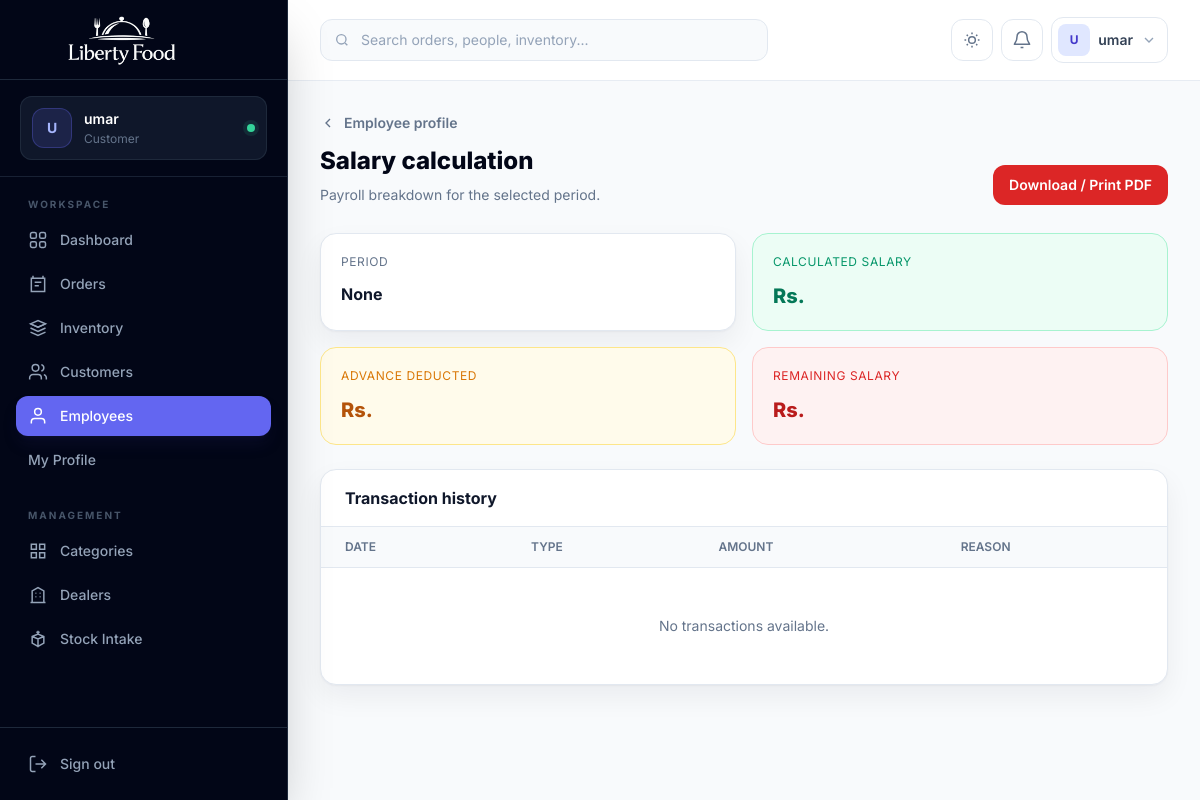
Page /people/customer/employees/5/calculate/ (signed in) on the committed database.
### accounts/models.py (models this page shows, shortened)
class CustomUser(AbstractUser):
    email = models.EmailField(unique=True)
    ROLE_CHOICES = (
        ('admin', 'Admin'),
        ('employee', 'Employee'),
        ('customer', 'Customer'),
    )
    role = models.CharField(
        max_length=20,
        choices=ROLE_CHOICES,
        default='customer'
    )
    phone = models.CharField(
        max_length=15,
        blank=True,
        null=True
    )
    profile_image = models.ImageField(
        upload_to='profiles/',
        blank=True,
        null=True
    )

### people_app/views.py (the view, shortened to what this page needs)
# urls.py: path('employees/<int:employee_id>/calculate/', views.calculate_salary, name='calculate_salary'),
@admin_required
def calculate_salary(request, employee_id):
    employee = get_object_or_404(Employee, id=employee_id)
    transactions = EmployeeTransaction.objects.filter(employee=employee)
    context = {
        "employee": employee,
        "transactions": transactions,
        "calculated_salary": None,
        "advance_used": None,
        "remaining_salary": None,
        "period": None,
    }
    return render(request, "calculate_salary.html", context)

### templates/calculate_salary.html (shortened to what this page needs)
{% extends "base.html" %}
{% block content %}
<div class="mb-7 flex flex-col gap-4 sm:flex-row sm:items-end sm:justify-between"><div><a href="{% url 'employee_detail' employee.id %}" class="mb-3 inline-flex items-center gap-2 text-sm font-semibold text-slate-500 hover:text-indigo-600"><svg class="h-4 w-4" viewBox="0 0 24 24" fill="none" stroke="currentColor" stroke-width="2"><path d="m15 18-6-6 6-6"/></svg> Employee profile</a><h1 class="text-2xl font-extrabold text-slate-950 dark:text-white">Salary calculation</h1><p class="mt-2 text-sm text-slate-500">Payroll breakdown for the selected period.</p></div><button onclick="window.print()" class="no-print rounded-xl bg-red-600 px-4 py-2.5 text-sm font-semibold text-white">Download / Print PDF</button></div>
<section class="grid gap-4 sm:grid-cols-2 xl:grid-cols-4"><div class="rounded-2xl border border-slate-200 bg-white p-5 shadow-soft dark:border-slate-800 dark:bg-slate-900"><p class="text-xs uppercase tracking-wider text-slate-500">Period</p><p class="mt-3 font-bold text-slate-900 dark:text-white">{{ period }}</p></div><div class="rounded-2xl border border-emerald-200 bg-emerald-50 p-5 dark:border-emerald-900 dark:bg-emerald-950/30"><p class="text-xs uppercase tracking-wider text-emerald-600">Calculated salary</p><p class="mt-3 text-xl font-extrabold text-emerald-700 dark:text-emerald-300">Rs. {{ calculated_salary|floatformat:2 }}</p></div><div class="rounded-2xl border border-amber-200 bg-amber-50 p-5 dark:border-amber-900 dark:bg-amber-950/30"><p class="text-xs uppercase tracking-wider text-amber-600">Advance deducted</p><p class="mt-3 text-xl font-extrabold text-amber-700 dark:text-amber-300">Rs. {{ advance_used|floatformat:2 }}</p></div><div class="rounded-2xl border border-red-200 bg-red-50 p-5 dark:border-red-900 dark:bg-red-950/30"><p class="text-xs uppercase tracking-wider text-red-600">Remaining salary</p><p class="mt-3 text-xl font-extrabold text-red-700 dark:text-red-300">Rs. {{ remaining_salary|floatformat:2 }}</p></div></section>
<section class="mt-6 overflow-hidden rounded-2xl border border-slate-200 bg-white shadow-soft dark:border-slate-800 dark:bg-slate-900"><div class="border-b border-slate-200 px-6 py-4 dark:border-slate-800"><h2 class="font-bold text-slate-900 dark:text-white">Transaction history</h2></div><div class="overflow-x-auto"><table class="min-w-full divide-y divide-slate-200 dark:divide-slate-800"><thead class="bg-slate-50 dark:bg-slate-800/50"><tr><th class="px-6 py-3 text-left text-xs font-semibold uppercase text-slate-500">Date</th><th class="px-6 py-3 text-left text-xs font-semibold uppercase text-slate-500">Type</th><th class="px-6 py-3 text-left text-xs font-semibold uppercase text-slate-500">Amount</th><th class="px-6 py-3 text-left text-xs font-semibold uppercase text-slate-500">Reason</th></tr></thead><tbody class="divide-y divide-slate-100 dark:divide-slate-800">{% for t in transactions %}<tr><td class="px-6 py-4 text-sm text-slate-500">{{ t.date|date:"d M Y H:i" }}</td><td class="px-6 py-4">{% if t.transaction_type == 'taken' %}<span class="rounded-lg border border-red-200 bg-red-50 px-2.5 py-1 text-xs font-semibold text-red-700 dark:border-red-900 dark:bg-red-950/50 dark:text-red-300">Cash taken</span>{% else %}<span class="rounded-lg border border-emerald-200 bg-emerald-50 px-2.5 py-1 text-xs font-semibold text-emerald-700 dark:border-emerald-900 dark:bg-emerald-950/50 dark:text-emerald-300">Cash deposit</span>{% endif %}</td><td class="px-6 py-4 text-sm font-bold">Rs. {{ t.amount }}</td><td class="px-6 py-4 text-sm text-slate-500">{{ t.reason|default:"—" }}</td></tr>{% empty %}<tr><td colspan="4" class="px-6 py-12 text-center text-sm text-slate-500">No transactions available.</td></tr>{% endfor %}</tbody></table></div></section>
{% endblock %}

### templates/base.html (shortened to what this page needs)
{% load static %}
<!DOCTYPE html>
<html lang="en" class="h-full scroll-smooth">
<head>
  <script src="https://cdn.tailwindcss.com"></script>
</head>
<body class="h-full bg-slate-50 font-sans text-slate-700 antialiased dark:bg-slate-950 dark:text-slate-300">
  <aside id="sidebar" class="fixed inset-y-0 left-0 z-50 flex w-72 -translate-x-full flex-col border-r border-slate-800 bg-slate-950 text-slate-300 shadow-2xl transition-transform duration-300 lg:translate-x-0">
    <div class="flex h-20 items-center gap-3 border-b border-slate-800 px-5">
      <a href="{% url 'home' %}" class="block h-16 w-52" aria-label="Liberty Food home">
        <img src="{% static 'liberty-food-logo-cropped.png' %}" alt="Liberty Food" class="h-full w-full object-contain">
      </a>
    </div>
    <div class="border-b border-slate-800/80 px-5 py-4">
      <div class="flex items-center gap-3 rounded-xl bg-slate-900 px-3 py-3 ring-1 ring-inset ring-slate-800">
        {% if request.user.profile_image %}
          <img src="{{ request.user.profile_image.url }}" alt="{{ request.user.username }}" class="h-10 w-10 rounded-xl object-cover ring-2 ring-indigo-500/40">
        {% else %}
          <div class="flex h-10 w-10 items-center justify-center rounded-xl bg-indigo-500/15 text-sm font-bold uppercase text-indigo-300 ring-1 ring-inset ring-indigo-500/30">
            {{ request.user.username|slice:":1" }}
          </div>
        {% endif %}
        <div class="min-w-0">
          <p class="truncate text-sm font-semibold text-white">{{ request.user.get_full_name|default:request.user.username }}</p>
          <p class="mt-0.5 truncate text-xs capitalize text-slate-500">{{ request.user.role|default:"Team member" }}</p>
        </div>
        <span class="ml-auto h-2 w-2 rounded-full bg-emerald-400 ring-4 ring-emerald-400/10" title="Online"></span>
      </div>
    </div>
    <nav class="flex-1 overflow-y-auto px-4 py-5" aria-label="Primary navigation">
      <p class="mb-2 px-3 text-[10px] font-bold uppercase tracking-[.2em] text-slate-600">Workspace</p>
      <div class="space-y-1">
        <a href="{% url 'home' %}" class="nav-link flex items-center gap-3 rounded-xl px-3 py-2.5 text-sm font-medium transition {% if request.resolver_match.url_name == 'home' %}bg-indigo-500 text-white shadow-lg shadow-indigo-950/30{% else %}text-slate-400 hover:bg-slate-900 hover:text-white{% endif %}">
          <svg class="h-5 w-5" viewBox="0 0 24 24" fill="none" stroke="currentColor" stroke-width="1.8"><rect x="3" y="3" width="7" height="7" rx="2"/><rect x="14" y="3" width="7" height="7" rx="2"/><rect x="3" y="14" width="7" height="7" rx="2"/><rect x="14" y="14" width="7" height="7" rx="2"/></svg>
          Dashboard
        </a>
        {% if request.user.role == 'admin' or request.user.is_superuser %}<a href="{% url 'order_list' %}" class="nav-link flex items-center gap-3 rounded-xl px-3 py-2.5 text-sm font-medium transition {% if 'order' in request.resolver_match.url_name %}bg-indigo-500 text-white shadow-lg shadow-indigo-950/30{% else %}text-slate-400 hover:bg-slate-900 hover:text-white{% endif %}">
          <svg class="h-5 w-5" viewBox="0 0 24 24" fill="none" stroke="currentColor" stroke-width="1.8"><path d="M6 2v4M18 2v4M4 5h16v16H4z"/><path d="M8 10h8M8 14h5"/></svg>
          Orders
        </a>
        <a href="{% url 'fooditem_list' %}" class="nav-link flex items-center gap-3 rounded-xl px-3 py-2.5 text-sm font-medium transition {% if 'fooditem' in request.resolver_match.url_name or request.resolver_match.url_name == 'food_quantity' %}bg-indigo-500 text-white shadow-lg shadow-indigo-950/30{% else %}text-slate-400 hover:bg-slate-900 hover:text-white{% endif %}">
          <svg class="h-5 w-5" viewBox="0 0 24 24" fill="none" stroke="currentColor" stroke-width="1.8"><path d="m3 7 9-4 9 4-9 4-9-4Z"/><path d="m3 7 9 4 9-4M3 12l9 4 9-4M3 17l9 4 9-4"/></svg>
          Inventory
        </a>
        <a href="{% url 'customer_list' %}" class="nav-link flex items-center gap-3 rounded-xl px-3 py-2.5 text-sm font-medium transition {% if 'customer' in request.resolver_match.url_name %}bg-indigo-500 text-white shadow-lg shadow-indigo-950/30{% else %}text-slate-400 hover:bg-slate-900 hover:text-white{% endif %}">
          <svg class="h-5 w-5" viewBox="0 0 24 24" fill="none" stroke="currentColor" stroke-width="1.8"><path d="M16 21v-2a4 4 0 0 0-4-4H6a4 4 0 0 0-4 4v2"/><circle cx="9" cy="7" r="4"/><path d="M22 21v-2a4 4 0 0 0-3-3.87M16 3.13a4 4 0 0 1 0 7.75"/></svg>
          Customers
        </a>
        <a href="{% url 'employee_list' %}" class="nav-link flex items-center gap-3 rounded-xl px-3 py-2.5 text-sm font-medium transition {% if 'employee' in request.resolver_match.url_name or 'salary' in request.resolver_match.url_name %}bg-indigo-500 text-white shadow-lg shadow-indigo-950/30{% else %}text-slate-400 hover:bg-slate-900 hover:text-white{% endif %}">
          <svg class="h-5 w-5" viewBox="0 0 24 24" fill="none" stroke="currentColor" stroke-width="1.8"><path d="M20 21v-2a4 4 0 0 0-4-4H8a4 4 0 0 0-4 4v2"/><circle cx="12" cy="7" r="4"/></svg>
          Employees
        </a>{% endif %}
        {% if request.user.role == 'employee' %}
          <a href="{% url 'profile' %}" class="nav-link flex items-center gap-3 rounded-xl px-3 py-2.5 text-sm font-medium text-slate-400 transition hover:bg-slate-900 hover:text-white">My Profile</a>
          <a href="{% url 'employee_detail' request.user.employee_profile.id %}" class="nav-link flex items-center gap-3 rounded-xl px-3 py-2.5 text-sm font-medium text-slate-400 transition hover:bg-slate-900 hover:text-white">My Salary</a>
          <a href="{% url 'my_transactions' %}" class="nav-link flex items-center gap-3 rounded-xl px-3 py-2.5 text-sm font-medium text-slate-400 transition hover:bg-slate-900 hover:text-white">Transaction History</a>
        {% elif request.user.role == 'customer' %}
          <a href="{% url 'profile' %}" class="nav-link flex items-center gap-3 rounded-xl px-3 py-2.5 text-sm font-medium text-slate-400 transition hover:bg-slate-900 hover:text-white">My Profile</a>
        {% endif %}
      </div>
      {% if request.user.role == 'admin' or request.user.is_superuser %}<p class="mb-2 mt-7 px-3 text-[10px] font-bold uppercase tracking-[.2em] text-slate-600">Management</p>
      <div class="space-y-1">
        <a href="{% url 'category_list' %}" class="nav-link flex items-center gap-3 rounded-xl px-3 py-2.5 text-sm font-medium transition {% if 'category' in request.resolver_match.url_name %}bg-indigo-500 text-white{% else %}text-slate-400 hover:bg-slate-900 hover:text-white{% endif %}">
          <svg class="h-5 w-5" viewBox="0 0 24 24" fill="none" stroke="currentColor" stroke-width="1.8"><path d="M4 4h6v6H4zM14 4h6v6h-6zM4 14h6v6H4zM14 14h6v6h-6z"/></svg>
          Categories
        </a>
        <a href="{% url 'dealer_list' %}" class="nav-link flex items-center gap-3 rounded-xl px-3 py-2.5 text-sm font-medium transition {% if 'dealer' in request.resolver_match.url_name %}bg-indigo-500 text-white{% else %}text-slate-400 hover:bg-slate-900 hover:text-white{% endif %}">
          <svg class="h-5 w-5" viewBox="0 0 24 24" fill="none" stroke="currentColor" stroke-width="1.8"><path d="M3 21h18M5 21V7l7-4 7 4v14M9 10h1M14 10h1M9 14h1M14 14h1"/></svg>
          Dealers
        </a>
        <a href="{% url 'food_quantity' %}" class="nav-link flex items-center gap-3 rounded-xl px-3 py-2.5 text-sm font-medium transition {% if request.resolver_match.url_name == 'food_quantity' %}bg-indigo-500 text-white{% else %}text-slate-400 hover:bg-slate-900 hover:text-white{% endif %}">
          <svg class="h-5 w-5" viewBox="0 0 24 24" fill="none" stroke="currentColor" stroke-width="1.8"><path d="M12 22V12M5 9l7 3 7-3M5 9l7-3 7 3v8l-7 4-7-4V9Z"/><path d="M12 2v4M10 4h4"/></svg>
          Stock Intake
        </a>
      </div>{% endif %}
    </nav>
    <div class="border-t border-slate-800 p-4">
      <a href="{% url 'logout' %}" class="flex items-center gap-3 rounded-xl px-3 py-2.5 text-sm font-medium text-slate-400 transition hover:bg-red-500/10 hover:text-red-400">
        <svg class="h-5 w-5" viewBox="0 0 24 24" fill="none" stroke="currentColor" stroke-width="1.8"><path d="M9 21H5a2 2 0 0 1-2-2V5a2 2 0 0 1 2-2h4M16 17l5-5-5-5M21 12H9"/></svg>
        Sign out
      </a>
    </div>
  </aside>
  <div id="app-main" class="min-h-full transition-all duration-300 lg:ml-72">
    <header id="topbar" class="sticky top-0 z-30 border-b border-slate-200/80 bg-white/90 backdrop-blur-xl dark:border-slate-800 dark:bg-slate-950/85">
      <div class="flex h-20 items-center gap-3 px-4 sm:px-6 lg:px-8">
        {% if request.user.role == 'admin' or request.user.is_superuser %}<form method="GET" action="{% url 'global_search' %}" class="relative hidden w-full max-w-md md:block">
          <input type="search" name="q" placeholder="Search orders, people, inventory..." class="w-full rounded-xl border border-slate-200 bg-slate-50 py-2.5 pl-10 pr-4 text-sm text-slate-900 outline-none transition placeholder:text-slate-400 focus:border-indigo-500 focus:ring-4 focus:ring-indigo-500/10 dark:border-slate-800 dark:bg-slate-900 dark:text-white">
        </form>{% endif %}
        <div class="ml-auto flex items-center gap-2">
          <button id="theme-toggle" type="button" class="rounded-xl border border-slate-200 p-2.5 text-slate-500 transition hover:border-indigo-200 hover:bg-indigo-50 hover:text-indigo-600 dark:border-slate-800 dark:text-slate-400 dark:hover:border-indigo-900 dark:hover:bg-indigo-950/50 dark:hover:text-indigo-400" aria-label="Toggle color theme">
            <svg class="h-5 w-5 dark:hidden" viewBox="0 0 24 24" fill="none" stroke="currentColor" stroke-width="1.8"><path d="M12 3v2M12 19v2M3 12h2M19 12h2M5.64 5.64l1.42 1.42M16.94 16.94l1.42 1.42M18.36 5.64l-1.42 1.42M7.06 16.94l-1.42 1.42"/><circle cx="12" cy="12" r="4"/></svg>
          </button>
          <div class="relative">
            <button id="notification-trigger" type="button" class="relative rounded-xl border border-slate-200 p-2.5 text-slate-500 transition hover:bg-slate-50 dark:border-slate-800 dark:text-slate-400 dark:hover:bg-slate-900" aria-label="Notifications" aria-expanded="false">
              <svg class="h-5 w-5" viewBox="0 0 24 24" fill="none" stroke="currentColor" stroke-width="1.8"><path d="M18 8a6 6 0 0 0-12 0c0 7-3 7-3 9h18c0-2-3-2-3-9M13.7 21h-3.4"/></svg>
            </button>
          </div>
          <div class="relative">
            <button id="profile-trigger" type="button" class="flex items-center gap-2 rounded-xl border border-slate-200 bg-white p-1.5 pr-2.5 transition hover:bg-slate-50 dark:border-slate-800 dark:bg-slate-900 dark:hover:bg-slate-800" aria-expanded="false">
              {% if request.user.profile_image %}
                <img src="{{ request.user.profile_image.url }}" alt="" class="h-8 w-8 rounded-lg object-cover">
              {% else %}
                <span class="flex h-8 w-8 items-center justify-center rounded-lg bg-indigo-100 text-xs font-bold uppercase text-indigo-700 dark:bg-indigo-500/15 dark:text-indigo-300">{{ request.user.username|slice:":1" }}</span>
              {% endif %}
              <span class="hidden max-w-32 truncate text-sm font-semibold text-slate-700 dark:text-slate-200 sm:block">{{ request.user.get_full_name|default:request.user.username }}</span>
              <svg class="hidden h-4 w-4 text-slate-400 sm:block" viewBox="0 0 24 24" fill="none" stroke="currentColor" stroke-width="2"><path d="m6 9 6 6 6-6"/></svg>
            </button>
          </div>
        </div>
      </div>
    </header>
    <main class="px-4 py-6 sm:px-6 lg:px-8 lg:py-8">
      <div class="mx-auto max-w-[1600px]">
        {% block content %}{% endblock %}
      </div>
    </main>
  </div>
</body>
</html>

### rows in the picture
CustomUser: user.username "U", user.get_full_name "umar", user.role "Customer"

### other values in the picture
{{ period }} "None"
